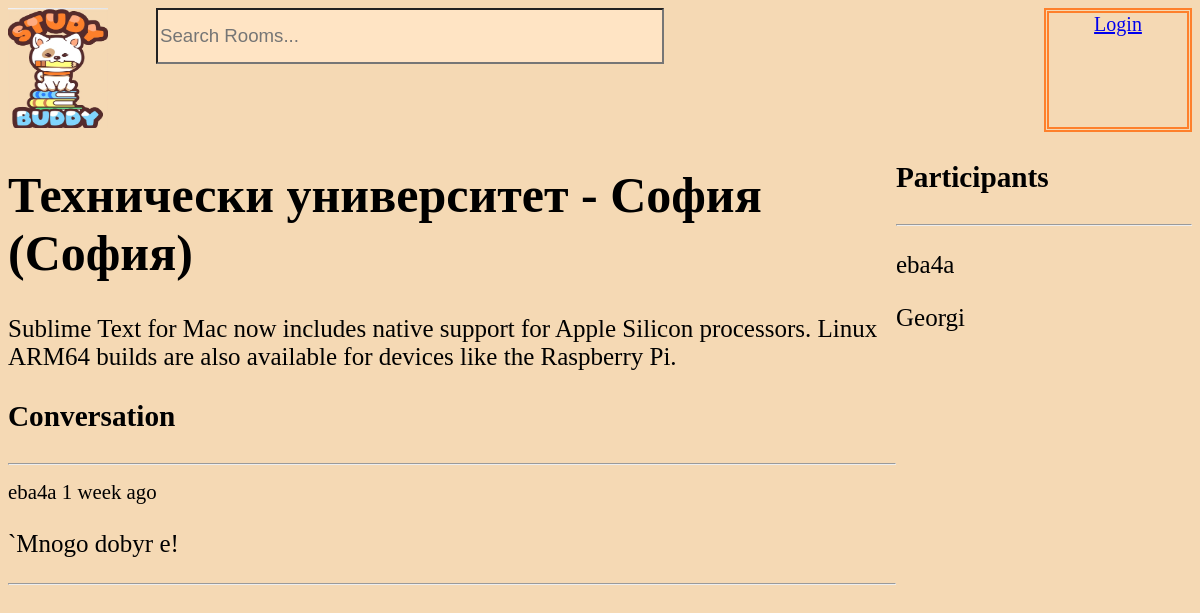
Page /room/10 on the committed database.
### base/models.py (models this page shows, shortened)
class Room(models.Model): #tuk si pravim tablicite s migration i v shell pishem python manage.py makemigrations da se syzdadat v papkata migrations
    host = models.ForeignKey(User, on_delete=models.SET_NULL, null=True)
    topic = models.ForeignKey(Topic, on_delete=models.SET_NULL, null=True)#Ako se iztrie Topic go zadava na null i pozvolqva sekciqta topic da e null
    name = models.CharField(max_length=200)#zapazva imenata na horata
    description = models.TextField(null=True, blank=True)#zapazva opisaniqta na horata i moje da e prazno
    participants = models.ManyToManyField(User, related_name='participants',blank=True)#pravi many to many s user participants
    updated = models.DateTimeField(auto_now=True)#zapazva koga eupdatenato
    created = models.DateTimeField(auto_now_add=True)#vzima samo pyrviq pyt kato e napravena
    class Meta:
        ordering = ['-updated', '-created']#sortira stranichkite po izdanie kato posledno kachenite sa nay-otgore

class Message(models.Model):
    user = models.ForeignKey(User, on_delete=models.CASCADE)#kogato iztriem user se triqt i vsichkite mu deca
    room = models.ForeignKey(Room, on_delete=models.CASCADE)# pri iztrivane da se trie cqloto
    body = models.TextField()
    updated = models.DateTimeField(auto_now=True)#zapazva koga eupdatenato
    created = models.DateTimeField(auto_now_add=True)#vzima samo pyrviq pyt kato e napravena
    class Meta:
        ordering = ['-updated', '-created']#sortira stranichkite po izdanie kato posledno kachenite sa nay-otgore

### base/views.py (the view, shortened to what this page needs)
# urls.py: path('room/<str:pk>', views.room, name = "room" ),#str:pk e za da se otvarq vinagi linka s nesho sled room koeto da e chislo i da kokretizira za koq tochno staq se otvarq
def room(request, pk):
    room = Room.objects.get(id=pk)#Zadava vsqka staq da ima za Info kokretnoto nesho na staqta chrez Idto i
    room_messages = room.message_set.all()#dava konkretnite messegi na konkretnata staq v koqto se namirame
    participants= room.participants.all()#vzimame participants ot bazata danni i shoto e many to many moje s .all
    context = {'room':room, 'room_messages': room_messages, 'participants': participants}
    return render(request, 'base/room.html', context)

### base/templates/base/room.html (shortened to what this page needs)
{% extends 'main.html' %}
{% block content%}
<div class="room-container">
    <div>
        <h1>{{room.name}}</h1>
        <p>{{room.description}}</p>
        <div class="comment-wrapper">
            <h3>Conversation</h3>
            <hr>
            {% for message in room_messages %}
            <div>
                <small>{{message.user}}    {{message.created|timesince}} ago </small>
                <p>{{message.body}}</p>
                <hr>
            </div>
            {% endfor %}
        </div>
    </div>
    <div>
        <h3>Participants</h3>
        <hr>
        {% for user in participants %}
        <div>
            <p>{{user.username}}</p>
        </div>
        {% endfor %}
    </div>
</div>
{% endblock %}

### static/styles/main.css (style rules this page uses)
body { background-color:rgb(245, 217, 180); }
.room-container { display: grid; grid-template-columns: 3fr 1fr; font-size: 25px; }

### rows in the picture
Room: name "Технически университет - София (София)", description "Sublime Text for Mac now includes native support for Apple Silicon processors. Linux ARM64 builds are also available for devices like the Raspberry Pi."
Message: user "eba4a", created "1 week", body "`Mnogo dobyr e!"

### other values in the picture
{{ user.username }} "eba4a"
{{ user.username }} "Georgi"
